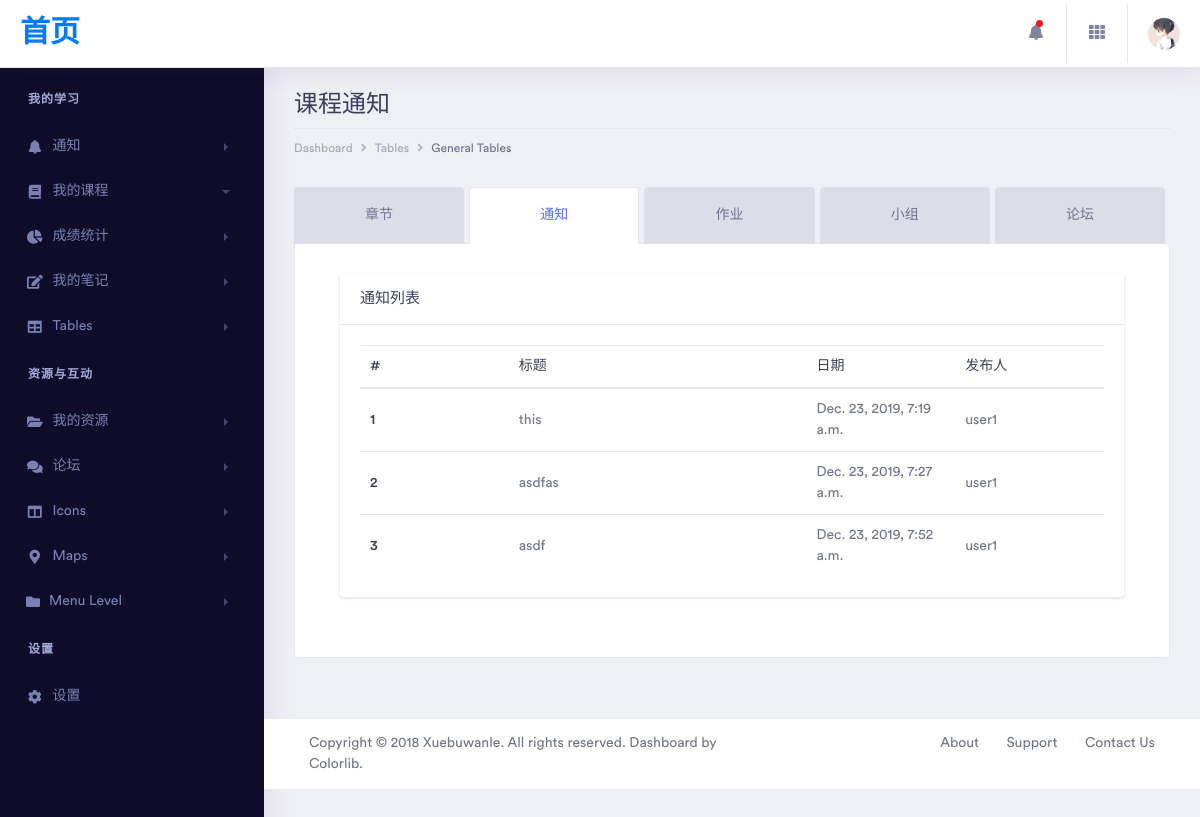
Page /teacherClass/1/notification/ (signed in) on the committed database.
### db/models.py (models this page shows)
class Activity(models.Model):
    class_id = models.ForeignKey(Class, on_delete=models.CASCADE)
    TYPES = [
        ('HW', 'Homework'),
        ('QZ', 'Quiz'),
        ('NT', 'Notification'),
    ]
    type = models.CharField(max_length=2, choices=TYPES)
    title = models.TextField()
    content = models.TextField()
    author = models.ForeignKey(User, on_delete=models.CASCADE)
    problems = models.ManyToManyField(
        Problem,
        through='ActivityHasProblem',
        through_fields=('activity', 'problem')
    )
    create_date = models.DateTimeField(auto_now=True)
    due_date = models.DateTimeField()
    files = models.ManyToManyField(
        File,
        through='ActivityHasFile',
        through_fields=('activity', 'file')
    )
    class Meta:
        constraints = [
            models.CheckConstraint(check=models.Q(due_date__gt=models.F('create_date')), name='check_due_time'),
        ]

### notification/views.py (the view)
# urls.py: path('', views.show_noti_list, name='show_noti_list'),
@login_required
def show_noti_list(request, class_id):
    if not in_class(request.user.id, class_id):
        return redirect('/teacherClass/denied')
    temp = Activity.objects.filter(class_id=class_id, type='Notification')
    templist = []
    for e in temp:
        templist.append({
            'noti_id': e.id,
            'title': e.title,
            'content': e.content,
            'create_date': e.create_date,
            'author': e.author.username,
            'class_id': class_id,
        })
    return render(request, 'notification/notification.html', {
        'note_list': templist,
        'class_id': class_id,
        'isteacher': is_teacher_of(request.user.id, class_id),
    })

### utils/funcs.py (called while the page is built)
def in_class(user_id, class_id):
    try:
        cl = Class.objects.get(id=class_id)
        return (Student.objects.get(id__id=user_id) in cl.students.all() or
                Teacher.objects.get(id__id=user_id) in cl.teachers.all() or
                TA.objects.get(id__id=user_id) in cl.tas.all())
    except Exception as e:
        return False

def is_teacher_of(user_id, class_id):
    try:
        cl = Class.objects.get(id=class_id)
        return Teacher.objects.get(id__id=user_id) in cl.teachers.all()
    except Exception as e:
        return False

### templates/notification/notification.html (shortened to what this page needs)
{% extends "commonTeacher.html" %}
{% block kk %}
    <div class="row">
        <div class="col-xl-12 col-lg-12 col-md-12 col-sm-12 col-12">
            <div class="page-header">
                <h2 class="pageheader-title">课程通知 </h2>
                <div class="page-breadcrumb">
                    <nav aria-label="breadcrumb">
                        <ol class="breadcrumb">
                            <li class="breadcrumb-item"><a href="#" class="breadcrumb-link">Dashboard</a></li>
                            <li class="breadcrumb-item"><a href="#" class="breadcrumb-link">Tables</a></li>
                            <li class="breadcrumb-item active" aria-current="page">General Tables</li>
                        </ol>
                    </nav>
                </div>
            </div>
        </div>
    </div>
    <div class="row">
        <div class="tab-regular col-xl-12 col-lg-12 col-md-12 col-sm-12 col-12">
            <ul class="nav nav-tabs nav-fill">
                <li class="nav-item">
                    <a class="nav-link" href="/teacherClass/{{ class_id }}/section/">章节</a>
                </li>
                <li class="nav-item">
                    <a class="nav-link active" href="/teacherClass/{{ class_id }}/notification/">通知</a>
                </li>
                <li class="nav-item">
                    <a class="nav-link" href="/teacherClass/{{ class_id }}/homework/">作业</a>
                </li>
                <li class="nav-item">
                    <a class="nav-link" href="/teacherClass/{{ class_id }}/group/" role="tab">小组</a>
                </li>
                <li class="nav-item">
                    <a class="nav-link" href="/teacherClass/{{ class_id }}/discuss/" role="tab">论坛</a>
                </li>
            </ul>
            <div class="tab-content" id="myTabContent7">
                <div class="col-xl-12 col-lg-12 col-md-12 col-sm-12 col-12">
                    <div class="card">
                        <h5 class="card-header">通知列表</h5>
                        <div class="card-body">
                            <table class="table table-hover">
                                <thead>
                                <tr>
                                    <th scope="col" style="width:20%">#</th>
                                    <th scope="col" style="width:40%">标题</th>
                                    <th scope="col" style="width:20%">日期</th>
                                    <th scope="col" style="width:20%">发布人</th>
                                </tr>
                                </thead>
                                <tbody>
                                {% if note_list|length >= 1 %}
                                    {% for e in note_list %}
                                        <tr class="clickable-row" data-no="{{ e.noti_id }}">
                                            <th scope="row">{{forloop.counter}}</th>
                                            <td>{{e.title}}</td>
                                            <td>{{e.create_date}}</td>
                                            <td>{{e.author}}</td>
                                        </tr>
                                    {% endfor %}
                                {% endif %}
                                </tbody>
                            </table>
                        </div>
                    </div>
                </div>
            </div>
        </div>
    </div>
    </div>
{% endblock %}

### rows in the picture
Activity: title "this", create_date "Dec. 23, 2019, 7:19 a.m."
Activity: title "asdfas", create_date "Dec. 23, 2019, 7:27 a.m."
Activity: title "asdf", create_date "Dec. 23, 2019, 7:52 a.m."

### other values in the picture
{{ e.author }} "user1" "user1" "user1"
